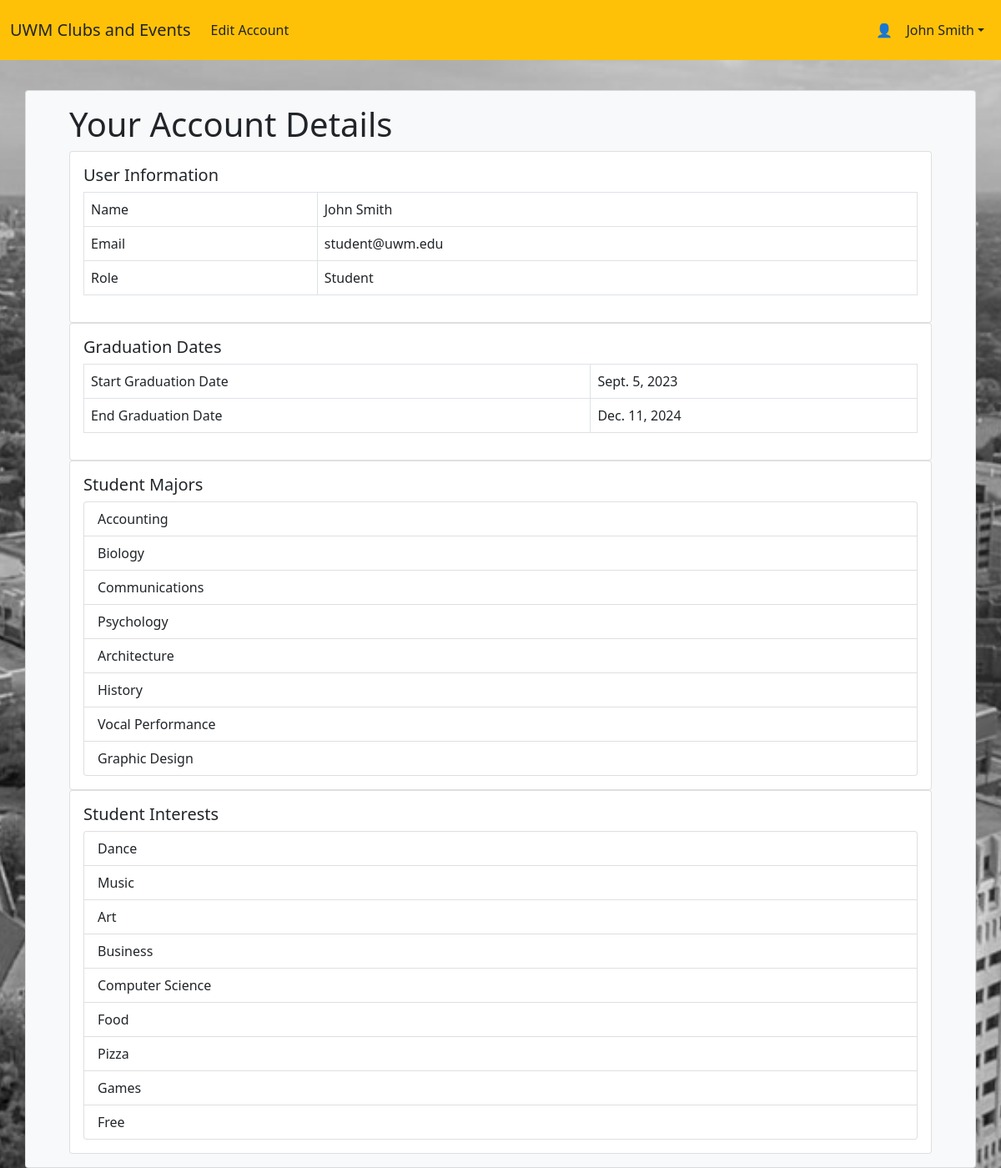
/homepage/viewaccount/ (signed in), run on the app's committed database.
### UWM_Clubs_and_Events/models.py (models this page shows, shortened)
class User(models.Model):
    email = models.EmailField(max_length=30, unique=True)  # add email validator?
    password = models.CharField(max_length=30)
    role = models.PositiveSmallIntegerField(
        choices=((0, "Student"), (1, "Student Club Contact"), (2, "Organization"), (3, "Point of Contact")), default=0)
    name = models.CharField(max_length=30)

class Student(models.Model):
    user = models.ForeignKey(User, on_delete=models.CASCADE, to_field='email')
    enrollment_date = models.DateField(null=True)
    graduation_date = models.DateField(blank=True,null=True)

class StudentMajor(models.Model):
    student = models.ForeignKey(Student, on_delete=models.CASCADE)
    major = models.ForeignKey(Major, on_delete=models.CASCADE, to_field='name')

class Major(models.Model):
    name = models.CharField(max_length=20, unique=True)
    department = models.CharField(max_length=20)

class StudentInterest(models.Model):
    student = models.ForeignKey(Student, on_delete=models.CASCADE)
    type = models.ForeignKey(Interest, on_delete=models.CASCADE, to_field='tag')

class Interest(models.Model):
    tag = models.CharField(max_length=20, unique=True)

### UWM_Clubs_and_Events/views.py (the view)
# urls.py: path('homepage/viewaccount/', ViewAccount.as_view(), name='viewaccount'),
class ViewAccount(View):
    def get(self, request):
        email = request.session['user']
        student = user_util.User_Util.get_student(email=email)
        userMaj = StudentMajor.objects.filter(student__user__email__exact=email)  ##student__user__email ??
        userInOrgs = MembersIn.objects.filter(user__email__exact=email)
        userInt = StudentInterest.objects.filter(student__user__email__exact=email)
        current_user = user_util.User_Util.get_user(email=request.session['user'])
        return render(request, "viewaccount.html",
                      {"User": current_user, "Stu": student, "MemsInOrg": userInOrgs, "usermajors": userMaj,
                       "userinterest": userInt})

### classes/user_util.py (called while the page is built)
    def get_user(email):
        try:
            return User.objects.get(email=email)
        except:
            return None

    def get_student(email):
        try:
            user = User_Util.get_user(email=email)
            return Student.objects.get(user=user)
        except:
            return None

### templates/viewaccount.html (shortened to what this page needs)
{% extends "base.html" %}
{% load static %}
{% block content %}
    <!DOCTYPE html>
    <html lang="en">
    <head>
    </head>
    <body>
        <nav class="navbar navbar-expand-lg bg-warning navbar-dark fixed-top py-3">
            <div class="container-fluid">
                <a href="{% url 'homepage' %}" class="navbar-brand text-dark" >UWM Clubs and Events </a>
                <div class="collapse navbar-collapse" id="navmenu">
                    <ul class="navbar-nav">
                        <li class="nav-item">
                            <a href="{% url 'editaccount' %}" class="nav-link text-dark"> Edit Account </a>
                        </li>
                    </ul>
                    <ul class="navbar-nav ms-auto">
                        <li class="nav-item dropdown d-flex align-items-center">
                            <span class="me-2">👤</span>
                            <a href="#" class="nav-link text-dark dropdown-toggle" role="button" data-bs-toggle="dropdown" aria-expanded="false">{{ User.name }}</a>
                        </li>
                    </ul>
                </div>
            </div>
        </nav>
        <div class="page_container">
            <div class="container mt-5" style="padding-top: 60px; overflow: hidden;">
                <div class="row justify-content-center">
                    <div class="card bg-light">
                        <div class="card-body">
                            <div class="container">
                                <h1> Your Account Details </h1>
                                <form action="{% url 'viewaccount' %}" method="post">
                                    <div class="card ">
                                        <div class="card-body">
                                            <h5 class="card-title">User Information</h5>
                                            <table class="table table-bordered">
                                                <tr>
                                                    <td>Name</td>
                                                    <td>{{ User.name }}</td>
                                                </tr>
                                                <tr>
                                                    <td>Email</td>
                                                    <td>{{ User.email }}</td>
                                                </tr>
                                                <tr>
                                                    <td>Role</td>
                                                    <td>{{ User.get_role_display }}</td>
                                                </tr>
                                            </table>
                                        </div>
                                    </div>
                                    {% if User.role == 0 %}
                                        <div class="card">
                                            <div class="card-body">
                                                <h5 class="card-title">Graduation Dates</h5>
                                                <table class="table table-bordered">
                                                    <tr>
                                                        <td>Start Graduation Date</td>
                                                        <td>{{ Stu.enrollment_date }}</td>
                                                    </tr>
                                                    <tr>
                                                        <td>End Graduation Date</td>
                                                        <td>{{ Stu.graduation_date }}</td>
                                                    </tr>
                                                </table>
                                            </div>
                                        </div>
                                        <div class="card">
                                            <div class="card-body">
                                                <h5 class="card-title">Student Majors</h5>
                                                <ul class="list-group">
                                                    {% for umaj in usermajors %}
                                                        <li class="list-group-item">{{ umaj.major.name }}</li>
                                                    {% endfor %}
                                                </ul>
                                            </div>
                                        </div>
                                        <div class="card">
                                            <div class="card-body">
                                                <h5 class="card-title">Student Interests</h5>
                                                <ul class="list-group">
                                                    {% for intm in userinterest %}
                                                        <li class="list-group-item">{{ intm.type.tag }}</li>
                                                    {% endfor %}
                                                </ul>
                                            </div>
                                        </div>
                                    {% endif %}
                                </form>
                            </div>
                        </div>
                    </div>
                </div>
            </div>
        </div>
    </body>
    </html>
{% endblock %}

### data on the page
User: name "John Smith", email "student@uwm.edu", role "Student"
Student: enrollment_date "Sept. 5, 2023", graduation_date "Dec. 11, 2024"
StudentMajor: major.name "Accounting"
StudentMajor: major.name "Biology"
StudentMajor: major.name "Communications"
StudentMajor: major.name "Psychology"
StudentMajor: major.name "Architecture"
StudentMajor: major.name "History"
StudentMajor: major.name "Vocal Performance"
StudentMajor: major.name "Graphic Design"
StudentInterest: type.tag "Dance"
StudentInterest: type.tag "Music"
StudentInterest: type.tag "Art"
StudentInterest: type.tag "Business"
StudentInterest: type.tag "Computer Science"
StudentInterest: type.tag "Food"
StudentInterest: type.tag "Pizza"
StudentInterest: type.tag "Games"
StudentInterest: type.tag "Free"
